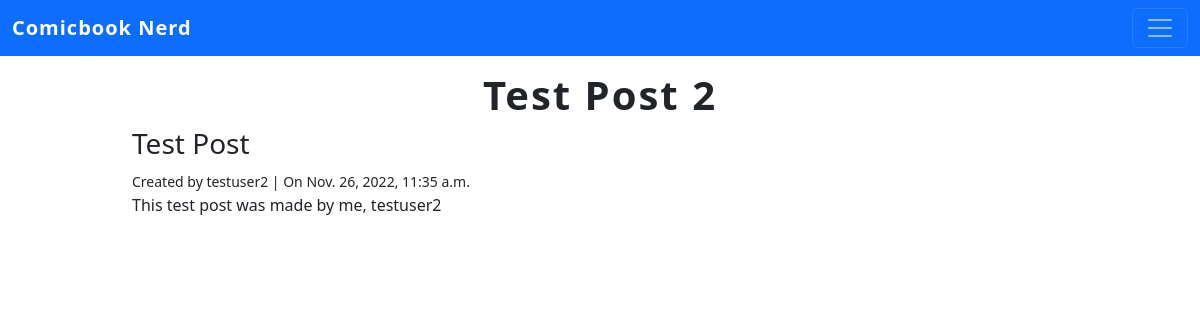
Screenshot of /posts/5/ with the database file from the repository.
### posts/models.py (models this page shows, shortened)
class Post(models.Model):
    title = models.CharField(max_length=256)
    subtitle = models.CharField(max_length=256)
    body = models.TextField()
    created_on = models.DateTimeField(auto_now_add=True)
    author = models.ForeignKey(
        get_user_model(),
        on_delete=models.CASCADE
    )
    status = models.ForeignKey(
        Status,
        on_delete=models.CASCADE,
        default=2
    )

### posts/views.py (the view)
# urls.py: path('<int:pk>/', views.PostDetailView.as_view(), name='detail'),
class PostDetailView(DetailView):
    template_name = "posts/detail.html"
    model = Post

### templates/posts/detail.html (shortened to what this page needs)
{% extends 'base.html' %}
{% block content %}
<h1>{{post.title}}</h1>
<h3>{{post.subtitle}}</h3>
<small>Created by {{post.author}} | On {{post.created_on}}</small>
<p>{{post.body}}</p>
{% endblock content %}

### static/css/base.css (style rules this page uses)
h1 { font-weight: 800; text-align: center; letter-spacing: 2px; margin-top: 15px; }

### rows the page displays
Post: title "Test Post 2", subtitle "Test Post", author "testuser2", created_on "Nov. 26, 2022, 11:35 a.m.", body "This test post was made by me, testuser2"
